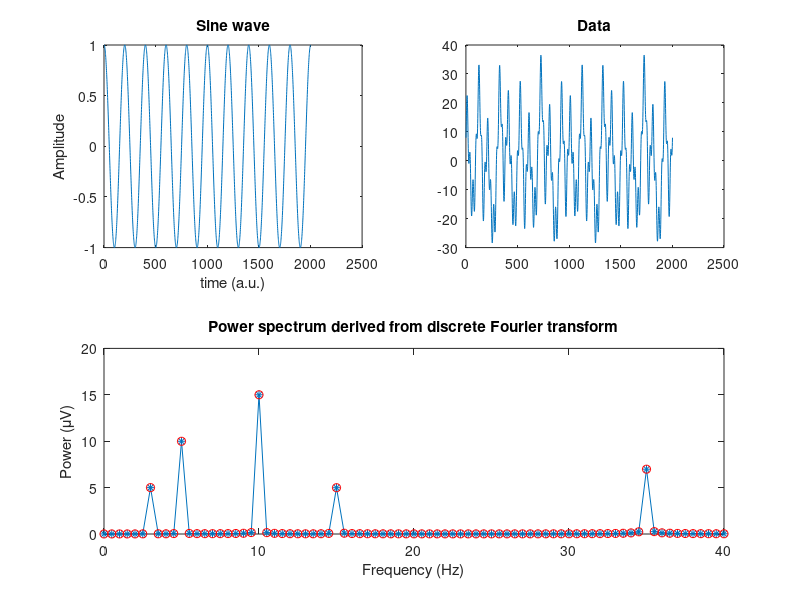
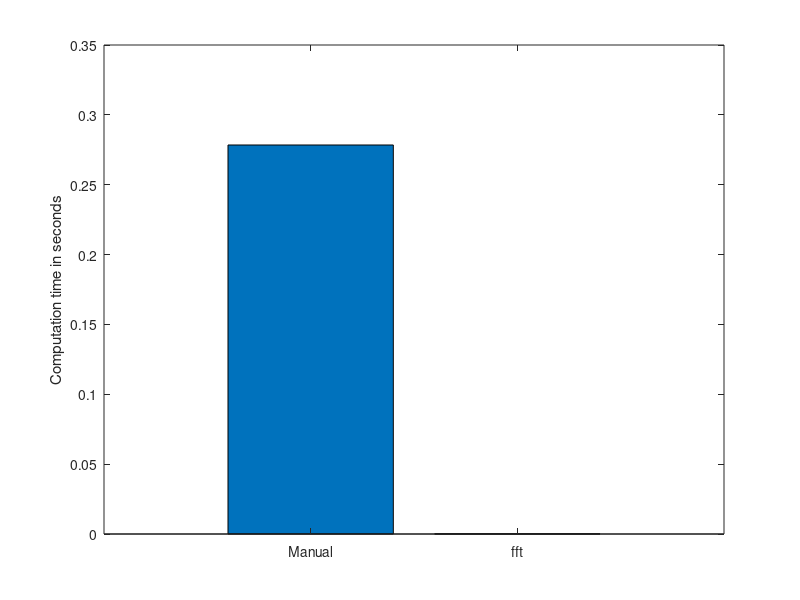
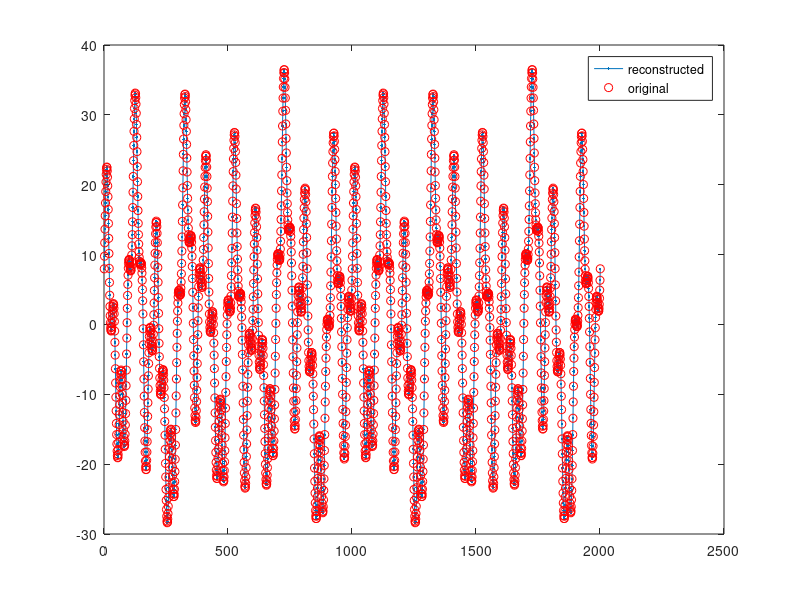

The MATLAB source for these figures, in order:
% mikeXcohen@gmail.com

%% signal created by a sum of sine waves (same as in previous lecture)

% create a few sine waves and sum

% define a sampling rate
srate = 1000;

% list some frequencies
frex = [ 3   10   5   15   35 ];

% list some random amplitudes... make sure there are the same number of
% amplitudes as there are frequencies!
amplit = [ 5   15   10   5   7 ];

% phases... list some random numbers between -pi and pi
phases = [  pi/7  pi/8  pi  pi/2  -pi/4 ];

% define time...
time = -1:1/srate:1;


% now we loop through frequencies and create sine waves
sine_waves = zeros(length(frex),length(time));
for fi=1:length(frex)
    sine_waves(fi,:) = amplit(fi) * sin(2*pi*time*frex(fi) + phases(fi));
end

%% Compute discrete-time Fourier transform

signal  = sum(sine_waves,1); % sum to simplify
N       = length(signal);    % length of sequence
fourierTime = ((1:N)-1)/N;   % "time" used for sine waves
nyquist = srate/2;           % Nyquist frequency -- the highest frequency you can measure in the data

% initialize Fourier output matrix
fourierCoefs = zeros(size(signal)); 

% These are the actual frequencies in Hz that will be returned by the
% Fourier transform. The number of unique frequencies we can measure is
% exactly 1/2 of the number of data points in the time series (plus DC). 
frequencies = linspace(0,nyquist,floor(N/2)+1);


% loop over frequencies
for fi=1:N
    
    % create sine wave for this frequency
    fourierSine = exp( -1i*2*pi*(fi-1).*fourierTime );
    
    % compute dot product as sum of point-wise elements
    fourierCoefs(fi) = sum(fourierSine .* signal);
    
    % note: this can also be expressed as a vector-vector product
    % fourier(fi) = fourierSine*signal';
end

% scale Fourier coefficients to original scale
fourierCoefs = fourierCoefs / N;


figure(1), clf
subplot(221)
plot(real(exp( -2*pi*1i*(10).*fourierTime )))
xlabel('time (a.u.)'), ylabel('Amplitude')
title('Sine wave')

subplot(222)
plot(signal)
title('Data')

subplot(212)
plot(frequencies,abs(fourierCoefs(1:length(frequencies)))*2,'*-')
xlabel('Frequency (Hz)')
ylabel('Power (\muV)')
title('Power spectrum derived from discrete Fourier transform')

%% Compare manual Fourier transform with fft

% Compute fourier transform and scale
fourierCoefsF = fft(signal) / N;

subplot(212),hold on
plot(frequencies,abs(fourierCoefsF(1:length(frequencies)))*2,'ro')
set(gca,'xlim',[0 40])

%% Compare computation times

% initialize variable for computation times
computationTimes = zeros(1,2);

% start Matlab's timer
tic;

% manual DTFT
for fi=1:N
    fourierSine = exp( -1i*2*pi*(fi-1).*fourierTime );
    fourierCoefs(fi) = sum( fourierSine .* signal );
end
fourierCoefs = fourierCoefs / N;

% end Matlab's timer
computationTimes(1) = toc;


% now FFT
tic;
fourierCoefsF = fft(signal) / N;
computationTimes(2) = toc;


figure(2), clf

bar(computationTimes)
set(gca,'xtick',1:2,'xticklabel',{'Manual';'fft'},'xlim',[0 3])
ylabel('Computation time in seconds')


%% Compute inverse discrete-time Fourier transform

reconSignal = zeros(size(signal));

% loop over frequencies
for fi=1:N
    
    % create sine wave for this frequency
    fourierSine = fourierCoefs(fi) * exp( 1i*2*pi*(fi-1).*fourierTime );
    
    % compute dot product as sum of point-wise elements
    reconSignal = reconSignal + fourierSine;
end

% note: in practice, the inverse Fourier transform should be done using:
reconSignal = ifft(fourierCoefs) * N;

figure(3), clf
plot(real(reconSignal),'.-')
hold on
plot(signal,'ro')

legend({'reconstructed';'original'})

%% end.
